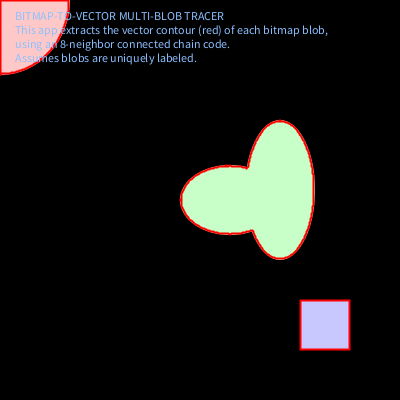
Frame 1 (no input)
Frame 60 (the mouse pressed at the canvas centre just before this capture): identical to frame 1, image omitted
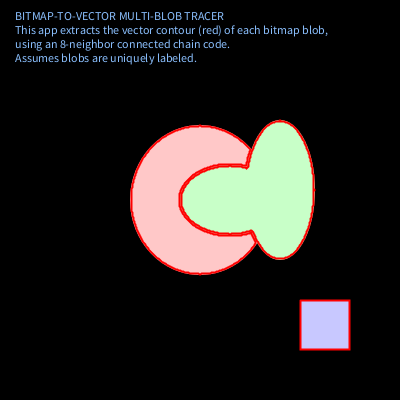
Frame 120 (the mouse held since frame 60 and released just before this capture)

The Processing sketch that drew these frames (run headless with seeded random() and noise(); from frame 60 on, the mouse is pressed at the canvas centre):

// Processing sketch: processing_30029
// ── processing_30029.pde

// Computes "chain code" to trace the contours of a set of labeled blobs.
// This code assumes that each isolated blob has been labeled with its 
// own unique color (label), using "connected component labelling".
// Note that the code does not find interior (nested) contours. 

Point2d firstPixel;
class Point2d {
  int x, y;
  Point2d (int inx, int iny) {
    x = inx; 
    y = iny;
  }
}

ArrayList<ArrayList> chains;
ArrayList colorLabels;

//===============================================
void setup() {
  size(400, 400);

  firstPixel = new Point2d(0, 0);
  chains = new ArrayList<ArrayList>(); // a collection of contours.
  colorLabels = new ArrayList();
}

//===============================================
void draw() {
  background(0);
  drawSomeBlobs();

  loadPixels();

  chains.clear();
  int nLabels = compileLabelColors();
  for (int i=0; i<nLabels; i++) {
    findBlobStartPixel(i);
    compute8NeighborChainCode (firstPixel.x, firstPixel.y);
    //drawChainCode();
  }
  drawAllChains();
  drawAnnotations();
}



//===============================================
void drawSomeBlobs() {
  noStroke();
  fill(255, 200, 200);
  ellipse(mouseX, mouseY, 140, 150); 

  fill(200, 255, 200);
  ellipse(230, 200, 100, 70); 
  ellipse(280, 190, 70, 140);

  fill(200, 200, 255);
  rect(300, 300, 50, 50);
}

//===============================================
void drawAllChains() {
  noFill();
  strokeWeight(2);
  stroke(255, 0, 0);

  for (int n=0; n<chains.size(); n++) {
    ArrayList aContour = (ArrayList)chains.get(n); 
    
    beginShape();
    for (int i=0; i<aContour.size(); i++) {
      Point2d P = (Point2d)aContour.get(i);
      vertex(P.x, P.y);
    }
    endShape();
  }
}

//===============================================
void drawAnnotations() {
  fill(#8BC0FF); 
  String heading = "BITMAP-TO-VECTOR MULTI-BLOB TRACER\n"; 
  heading       += "This app extracts the vector contour (red) of each bitmap blob,\n";
  heading       += "using an 8-neighbor connected chain code.\n";
  heading       += "Assumes blobs are uniquely labeled.\n";
  text(heading, 15, 20);
}


//===============================================
int compileLabelColors() {

  colorLabels.clear();
  color black = color(0, 0, 0); 
  for (int y=0; y<height; y++) {
    for (int x=0; x<width; x++) {
      color val = pixels[y*width + x];

      if (val != black) {
        if (colorLabels.size() == 0) {
          colorLabels.add(val);
        } 
        else {

          boolean bFound = false;
          for (int i=0; i<colorLabels.size(); i++) {
            color col = (color)(((Integer)(colorLabels.get(i))).intValue()); // yech 
            if (val == col) {
              bFound = true;
            }
          }
          if (bFound == false) {
            colorLabels.add(val);
          }
        }
      }
    }
  }

  return colorLabels.size();
}

//===============================================
void findBlobStartPixel (int whichLabel) {

  color searchColor = (color)(((Integer)(colorLabels.get(whichLabel))).intValue()); 
  boolean foundBlobStartPixel = false;
  color black = color(0, 0, 0); 

  for (int y=0; y<height; y++) {
    for (int x=0; x<width; x++) {
      color val = pixels[y*width + x];

      if (!foundBlobStartPixel && (val == searchColor)) {
        firstPixel.x = x;
        firstPixel.y = y;
        foundBlobStartPixel = true;
      }
    }
  }
}

//===============================================
boolean isPixelLocationLegal (int x, int y) {
  if (x < 0 || x >= width)  return false;
  if (y < 0 || y >= height) return false;
  return true;
}

//===============================================
/*	Compute the chain code of the object beginning at pixel (i,j).
 	Return the code as NN integers in the array C.			*/
void compute8NeighborChainCode (int i, int j) {
  int val, m, q, r, ii, d, dii;
  int lastdir, jj;
  
  ArrayList aContour = new ArrayList<Point2d>();
  aContour.clear();

  // Table given index offset for each of the 8 directions.	
  int di[] = {
    0, -1, -1, -1, 0, 1, 1, 1
  };
  int dj[] = {
    1, 1, 0, -1, -1, -1, 0, 1
  };


  val = pixels[j*width+i];	
  q = i;	
  r = j;  
  lastdir = 4;

  do {
    m = 0;
    dii = -1;	
    d = 100;
    for (ii=lastdir+1; ii<lastdir+8; ii++) { 	/* Look for next */
      jj = ii%8;
      if (isPixelLocationLegal (di[jj]+q, dj[jj]+r)) {
        if ( pixels[(dj[jj]+r)*width + (di[jj]+q)] == val) {
          dii = jj;	
          m = 1;
          break;
        }
      }
    }

    if (m != 0) { /* Found the next pixel ... */
      Point2d P = new Point2d(q, r);
      aContour.add(P);

      q += di[dii];	
      r += dj[dii];
      lastdir = (dii+5)%8;
    } 
    else {
      break; 	/* NO next pixel */
    }
  } 
  while ( (q!=i) || (r!=j) ); 	/* Stop when next to start pixel */
  chains.add(aContour);
}
